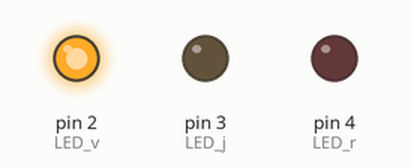
The sketch below on a simulated Arduino Uno, built with avr-gcc and run on an emulated ATmega328P. Parts: output pins drawn as LEDs (lit = HIGH).

Above: at 3.5 s.
At 7.2 s:
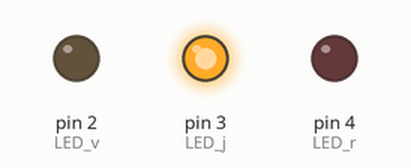
At 7.7 s:
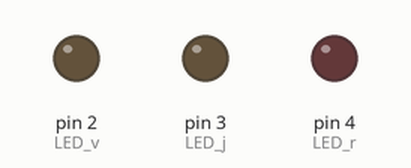
At 12.5 s:
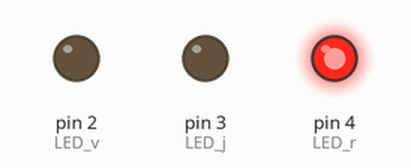
Timing chart, 0 to 20.8 s (numbered marks = the images above):
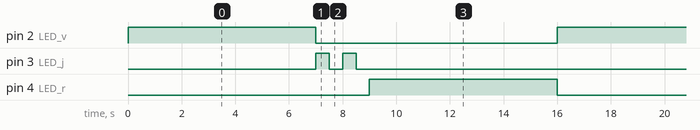

The sketch:

Les_feux_de_circulation_LED.ino
```cpp
//**************************************************************************

// l’initialisation de la variable

int LED_v = 2;
int LED_j = 3;
int LED_r = 4;


//*******************************************************************

void setup() {  // la fonction de configuration

 pinMode(LED_v,OUTPUT); //règle la borne numérique numéro 8 de la carte Arduino en mode sortie
 pinMode(LED_j,OUTPUT); //règle la borne numérique numéro 8 de la carte Arduino en mode sortie
 pinMode(LED_r,OUTPUT); //règle la borne numérique numéro 8 de la carte Arduino en mode sortie

}


//*********************************************************************************

void loop() {                   // Fonction main

  // **********************************************************************************************
  digitalWrite(LED_v,HIGH); //le courant est envoyé sur la borne 8, la LED  s'allume  HIGH+++> 5V
  digitalWrite(LED_j,LOW); //  Éteignez la LED
  digitalWrite(LED_r,LOW); //  Éteignez la LED

  delay(7000);            // delay(ms)  ====> delay(1000);  // Attend une seconde

  //**************************************************************************************************

  digitalWrite(LED_v,LOW); //le courant est envoyé sur la borne 8, la LED  s'allume  HIGH+++> 5V
  digitalWrite(LED_j,HIGH); //  Éteignez la LED
  digitalWrite(LED_r,LOW); //  Éteignez la LED

  delay(500);

  digitalWrite(LED_v,LOW); //le courant est envoyé sur la borne 8, la LED  s'allume  HIGH+++> 5V
  digitalWrite(LED_j,LOW); //  Éteignez la LED
  digitalWrite(LED_r,LOW); //  Éteignez la LED

  delay(500);

  digitalWrite(LED_v,LOW); //le courant est envoyé sur la borne 8, la LED  s'allume  HIGH+++> 5V
  digitalWrite(LED_j,HIGH); //  Éteignez la LED
  digitalWrite(LED_r,LOW); //  Éteignez la LED

  delay(500);

  digitalWrite(LED_v,LOW); //le courant est envoyé sur la borne 8, la LED  s'allume  HIGH+++> 5V
  digitalWrite(LED_j,LOW); //  Éteignez la LED
  digitalWrite(LED_r,LOW); //  Éteignez la LED

  delay(500);
//*******************************************************************************************************

 digitalWrite(LED_v,LOW); //le courant est envoyé sur la borne 8, la LED  s'allume  HIGH+++> 5V
  digitalWrite(LED_j,LOW); //  Éteignez la LED
  digitalWrite(LED_r,HIGH); //  Éteignez la LED

  delay(7000);            // delay(ms)  ====> delay(1000);  // Attend une seconde

//****************************************************************************************************

}
```

Measured:
- by itself, pin 2 (LED_v), pin 4 (LED_r): alternates HIGH for 7.0 s and LOW for 9.0 s
- by itself, pin 3 (LED_j): repeats every 16.0 s: LOW 0.50 s, HIGH 0.50 s, LOW 14.5 s, HIGH 0.50 s
- by itself, everything shown: repeats every 16.0 s, in 6 steps
